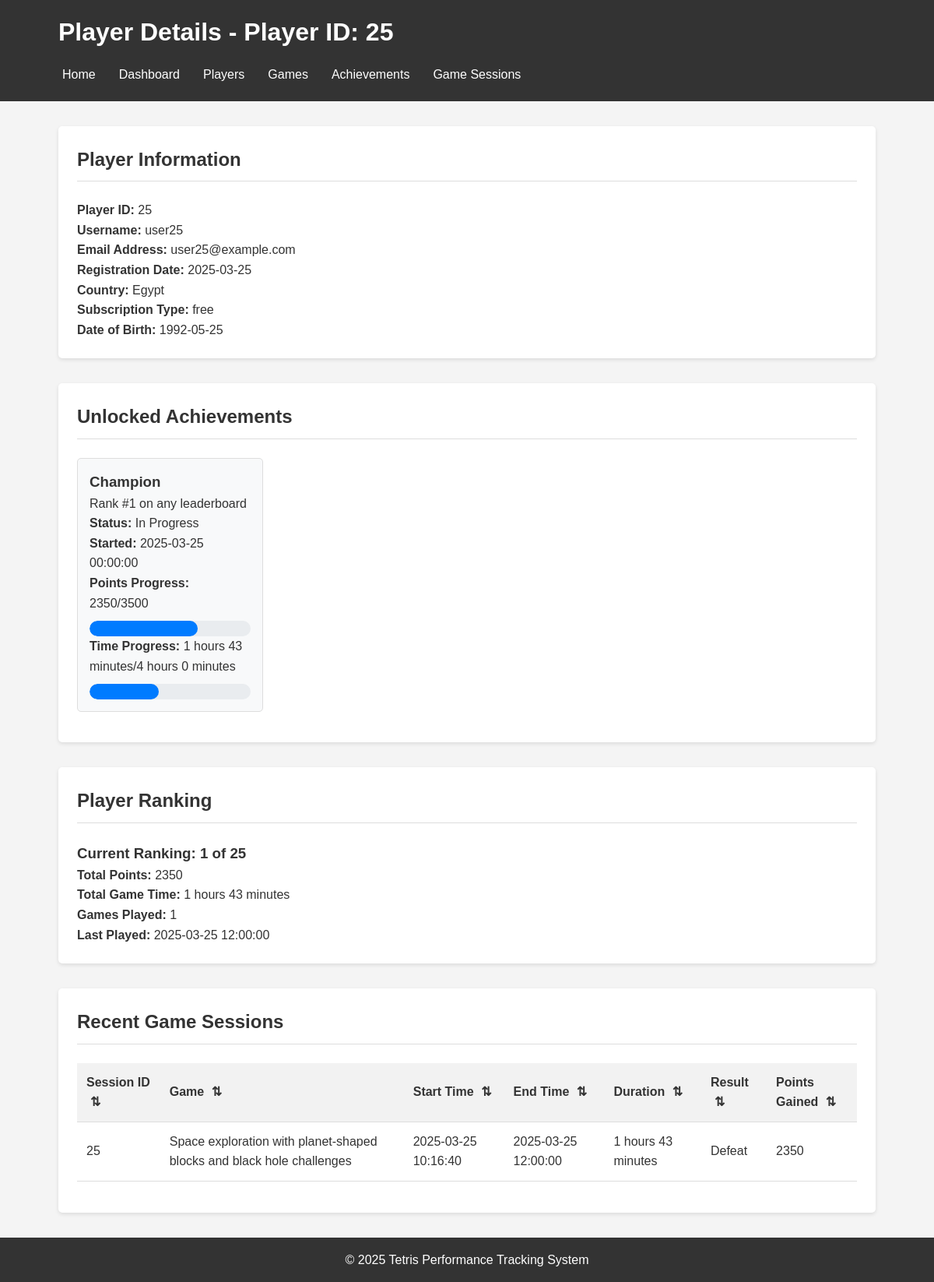
The app's page /player_details.php?id=25 with its own data.
### tables this page shows
CREATE TABLE Player (
    player_id INT PRIMARY KEY,
    username VARCHAR(50) NOT NULL,
    email_address VARCHAR(100) NOT NULL UNIQUE,
    date_registration DATE NOT NULL,
    date_of_birth DATE,
    country VARCHAR(50),
    subscription_type ENUM('free','paid') NOT NULL DEFAULT 'free'
);

CREATE TABLE PlayerAchievement (
    player_id INT,
    achievement_id INT,
    current_total_points INT DEFAULT 0,
    current_total_playtime INT DEFAULT 0,
    date_started DATETIME NOT NULL,
    date_completed DATETIME,
    is_completed BOOLEAN NOT NULL DEFAULT FALSE,
    PRIMARY KEY (player_id, achievement_id),
    FOREIGN KEY (player_id) REFERENCES Player(player_id),
    FOREIGN KEY (achievement_id) REFERENCES Achievement(achievement_id)
);

CREATE TABLE Achievement (
    achievement_id INT PRIMARY KEY,
    achievement_type VARCHAR(50) NOT NULL,
    description VARCHAR(50),
    difficulty_level INT NOT NULL,
    required_points INT NOT NULL,
    required_playtime INT
);

CREATE TABLE Session (
    session_id INT PRIMARY KEY,
    player_id INT NOT NULL,
    game_id INT NOT NULL,
    start_time DATETIME,
    end_time DATETIME,
    duration INT NOT NULL DEFAULT 1,
    win_lose_status BOOLEAN,
    points_gained INT DEFAULT 0,
    FOREIGN KEY (player_id) REFERENCES Player(player_id),
    FOREIGN KEY (game_id) REFERENCES Game(game_id),
    FOREIGN KEY (player_id, game_id) REFERENCES PlayerGame(player_id, game_id)
);

CREATE TABLE Game (
    game_id INT PRIMARY KEY,
    action_id INT NOT NULL,
    game_genre VARCHAR(50),
    ai_help_allowed BOOLEAN DEFAULT FALSE,
    difficulty_level INT,
    game_description VARCHAR(90),
    FOREIGN KEY (action_id) REFERENCES Action(action_id),
    FOREIGN KEY (difficulty_level) REFERENCES DifficultyLevel(difficulty_level)
);

### includes/functions.php (called while the page is built, shortened)
<?php
function formatTime($seconds) {
    $hours = floor($seconds / 3600);
    $minutes = floor(($seconds % 3600) / 60);
    if ($hours > 0) {
        return "$hours hours $minutes minutes";
    } else {
        return "$minutes minutes";
    }
}
?>

### player_details.php (the view, shortened to what this page needs)
<?php
include 'includes/db_connection.php';
include 'includes/functions.php';
$player_id = $_GET['id'];
$sql = "SELECT *
        FROM Player
        WHERE player_id = ?";
$stmt = $conn->prepare($sql);
$stmt->bind_param("i", $player_id);
$stmt->execute();
$result = $stmt->get_result();
$player = $result->fetch_assoc();
$sql = "SELECT pa.achievement_id, pa.current_total_points, pa.current_total_playtime,
        pa.date_started, pa.date_completed, pa.is_completed,
        a.achievement_type, a.description, a.required_points, a.required_playtime
        FROM PlayerAchievement pa
        JOIN Achievement a ON pa.achievement_id = a.achievement_id
        WHERE pa.player_id = ?
        ORDER BY pa.is_completed DESC, a.required_points ASC";
$stmt = $conn->prepare($sql);
$stmt->bind_param("i", $player_id);
$stmt->execute();
$playerAchievements = $stmt->get_result();
$sql = "SELECT p.player_id, p.username,
        SUM(s.points_gained) as total_points,
        SUM(s.duration) as total_playtime,
        COUNT(s.session_id) as times_played,
        MAX(s.end_time) as last_played_date,
        (SELECT COUNT(*) + 1 FROM
            (SELECT p2.player_id, SUM(s2.points_gained) as total_points
             FROM Player p2
             JOIN Session s2 ON p2.player_id = s2.player_id
             GROUP BY p2.player_id
             HAVING SUM(s2.points_gained) > (
                SELECT SUM(s3.points_gained)
                FROM Session s3
                WHERE s3.player_id = ?
             )) as higher_ranked
        ) as player_rank,
        (SELECT COUNT(*) FROM Player p4 WHERE p4.player_id IN
            (SELECT DISTINCT s4.player_id FROM Session s4)
        ) as total_players
        FROM Player p
        JOIN Session s ON p.player_id = s.player_id
        WHERE p.player_id = ?
        GROUP BY p.player_id, p.username";
$stmt = $conn->prepare($sql);
$stmt->bind_param("ii", $player_id, $player_id);
$stmt->execute();
$playerRank = $stmt->get_result()->fetch_assoc();
$sql = "SELECT s.session_id, s.player_id, s.game_id, s.start_time, s.end_time,
        s.duration, s.win_lose_status, s.points_gained, p.username, g.game_description
        FROM Session s
        JOIN Player p ON s.player_id = p.player_id
        JOIN Game g ON s.game_id = g.game_id
        WHERE s.player_id = ?
        ORDER BY s.end_time DESC
        LIMIT 10";
$stmt = $conn->prepare($sql);
$stmt->bind_param("i", $player_id);
$stmt->execute();
$sessions = $stmt->get_result();
?>
<!DOCTYPE html>
<html lang="en">
<head>
    <link rel="stylesheet" href="css/style.css">
</head>
<body>
    <header>
        <div class="container">
            <h1>Player Details - Player ID: <?php echo $player['player_id']; ?></h1>
            <nav>
                <ul>
                    <li><a href="index.php">Home</a></li>
                    <li><a href="dashboard.php">Dashboard</a></li>
                    <li><a href="players.php">Players</a></li>
                    <li><a href="games.php">Games</a></li>
                    <li><a href="achievements.php">Achievements</a></li>
                    <li><a href="sessions.php">Game Sessions</a></li>
                </ul>
            </nav>
        </div>
    </header>
    <main class="container">
        <section class="player-details">
            <h2>Player Information</h2>
            <p><strong>Player ID:</strong> <?php echo $player['player_id']; ?></p>
            <p><strong>Username:</strong> <?php echo $player['username']; ?></p>
            <p><strong>Email Address:</strong> <?php echo $player['email_address']; ?></p>
            <p><strong>Registration Date:</strong> <?php echo $player['date_registration']; ?></p>
            <p><strong>Country:</strong> <?php echo $player['country']; ?></p>
            <p><strong>Subscription Type:</strong> <?php echo $player['subscription_type']; ?></p>
            <p><strong>Date of Birth:</strong> <?php echo $player['date_of_birth']; ?></p>
        </section>
        <section class="player-achievements">
            <h2>Unlocked Achievements</h2>
            <div class="items-grid">
            <?php
            if($playerAchievements && $playerAchievements->num_rows > 0):
                while($achievement = $playerAchievements->fetch_assoc()):
                    $pointsPercentage = min(100, ($achievement['current_total_points'] / $achievement['required_points']) * 100);
                    $timePercentage = min(100, ($achievement['current_total_playtime'] / $achievement['required_playtime']) * 100);
                    $cardClass = $achievement['is_completed'] ? 'achievement-card achievement-completed' : 'achievement-card';
            ?>
                <div class="<?php echo $cardClass; ?>">
                    <h3><?php echo $achievement['achievement_type']; ?></h3>
                    <p><?php echo $achievement['description']; ?></p>
                    <p><strong>Status:</strong> <?php echo $achievement['is_completed'] ? 'Completed' : 'In Progress'; ?></p>
                    <p><strong>Started:</strong> <?php echo $achievement['date_started']; ?></p>
                    <?php if($achievement['is_completed']): ?>
                    <p><strong>Completed:</strong> <?php echo $achievement['date_completed']; ?></p>
                    <?php else: ?>
                    <p><strong>Points Progress:</strong> <?php echo $achievement['current_total_points']; ?>/<?php echo $achievement['required_points']; ?></p>
                    <div class="achievement-progress">
                        <div class="achievement-bar" style="width: <?php echo $pointsPercentage; ?>%"></div>
                    </div>
                    <p><strong>Time Progress:</strong> <?php echo formatTime($achievement['current_total_playtime']); ?>/<?php echo formatTime($achievement['required_playtime']); ?></p>
                    <div class="achievement-progress">
                        <div class="achievement-bar" style="width: <?php echo $timePercentage; ?>%"></div>
                    </div>
                    <?php endif; ?>
                </div>
            <?php
                endwhile;
            else:
            ?>
                <p>No achievements found for this player.</p>
            <?php endif; ?>
            </div>
        </section>
        <section class="player-rankings">
            <h2>Player Ranking</h2>
            <?php if($playerRank): ?>
            <div class="ranking-card">
                <h3>Current Ranking: <?php echo $playerRank['player_rank']; ?> of <?php echo $playerRank['total_players']; ?></h3>
                <p><strong>Total Points:</strong> <?php echo $playerRank['total_points']; ?></p>
                <p><strong>Total Game Time:</strong> <?php echo formatTime($playerRank['total_playtime']); ?></p>
                <p><strong>Games Played:</strong> <?php echo $playerRank['times_played']; ?></p>
                <p><strong>Last Played:</strong> <?php echo $playerRank['last_played_date']; ?></p>
            </div>
            <?php else: ?>
            <p>This player hasn't played any games yet.</p>
            <?php endif; ?>
        </section>
        <section class="recent-sessions">
            <h2>Recent Game Sessions</h2>
            <table class="sortable">
                <thead>
                    <tr>
                        <th class="sortable-header">Session ID</th>
                        <th class="sortable-header">Game</th>
                        <th class="sortable-header">Start Time</th>
                        <th class="sortable-header">End Time</th>
                        <th class="sortable-header">Duration</th>
                        <th class="sortable-header">Result</th>
                        <th class="sortable-header">Points Gained</th>
                    </tr>
                </thead>
                <tbody>
                <?php
                if($sessions && $sessions->num_rows > 0):
                    while($session = $sessions->fetch_assoc()):
                ?>
                    <tr>
                        <td><?php echo $session['session_id']; ?></td>
                        <td><?php echo $session['game_description']; ?></td>
                        <td><?php echo $session['start_time']; ?></td>
                        <td><?php echo $session['end_time']; ?></td>
                        <td><?php echo formatTime($session['duration']); ?></td>
                        <td><?php echo $session['win_lose_status'] ? 'Victory' : 'Defeat'; ?></td>
                        <td><?php echo $session['points_gained']; ?></td>
                    </tr>
                <?php
                    endwhile;
                else:
                ?>
                    <tr>
                        <td colspan="7">No sessions for this player yet</td>
                    </tr>
                <?php endif; ?>
                </tbody>
            </table>
        </section>
    </main>
    <footer>
        <div class="container">
        <p>&copy; <?php echo date('Y'); ?> Tetris Performance Tracking System</p>
        </div>
    </footer>
</body>
</html>

### css/style.css (style rules this page uses)
* { margin: 0; padding: 0; box-sizing: border-box; }
body { font-family: 'Arial', sans-serif; line-height: 1.6; color: #333; background-color: #f4f4f4; }
.container { width: 90%; max-width: 1200px; margin: 0 auto; padding: 0 15px; }
header { background: #333; color: #fff; padding: 1rem 0; margin-bottom: 2rem; }
header h1 { margin-bottom: 1rem; }
nav ul { display: flex; flex-wrap: wrap; list-style: none; }
nav ul li { margin-right: 20px; margin-bottom: 5px; }
nav ul li a { color: #fff; text-decoration: none; padding: 5px; transition: all 0.3s ease; }
main { padding-bottom: 2rem; }
section { margin-bottom: 2rem; background: #fff; padding: 1.5rem; border-radius: 5px; box-shadow: 0 2px 5px rgba(0,0,0,0.1); }
section h2 { border-bottom: 1px solid #ddd; padding-bottom: 0.5rem; margin-bottom: 1.5rem; }
table { width: 100%; border-collapse: collapse; margin-bottom: 1rem; }
table th, table td { padding: 0.75rem; text-align: left; border-bottom: 1px solid #ddd; }
table th { background-color: #f2f2f2; font-weight: bold; }
th.sortable-header { cursor: pointer; }
footer { background: #333; color: #fff; text-align: center; padding: 1rem 0; margin-top: 2rem; }

### player_details.php (style rules this page uses)
.items-grid { display: grid; grid-template-columns: repeat(auto-fill, minmax(200px, 1fr)); gap: 15px; margin-top: 15px; }
.achievement-card { border: 1px solid #ddd; border-radius: 5px; padding: 15px; margin-bottom: 15px; background-color: #f8f9fa; }
.achievement-progress { height: 20px; background-color: #e9ecef; border-radius: 10px; margin-top: 10px; position: relative; overflow: hidden; }
.achievement-bar { height: 100%; background-color: #007bff; border-radius: 10px; }

### records on screen
player: player_id "25", username "user25", email_address "user25@example.com", date_registration "2025-03-25", country "Egypt", subscription_type "free", date_of_birth "1992-05-25"
playerachievement: achievement.achievement_type "Champion", achievement.description "Rank #1 on any leaderboard", is_completed "In Progress", date_started "2025-03-25 00:00:00", current_total_points "2350", achievement.required_points "3500", current_total_playtime "1 hours 43 minutes", achievement.required_playtime "4 hours 0 minutes"
session: session_id "25", game.game_description "Space exploration with planet-shaped blocks and black hole challenges", start_time "2025-03-25 10:16:40", end_time "2025-03-25 12:00:00", duration "1 hours 43 minutes", win_lose_status "Defeat", points_gained "2350"

### other values on screen
$playerRank['player_rank'] "1"
$playerRank['total_players'] "25"
$playerRank['total_points'] "2350"
formatTime($playerRank['total_playtime']) "1 hours 43 minutes"
$playerRank['times_played'] "1"
$playerRank['last_played_date'] "2025-03-25 12:00:00"
